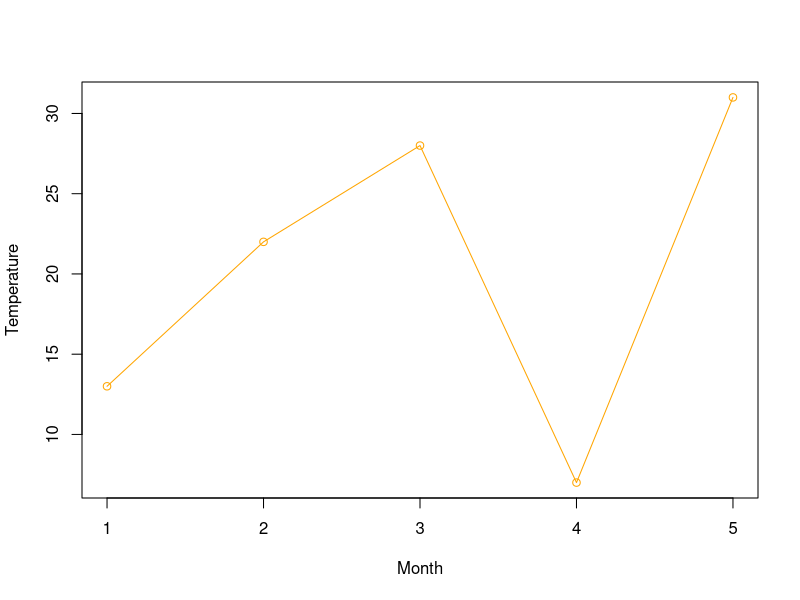

Generate this figure with R:
v <- c(13,22,28,7,31)  
# Giving a name to the chart file.  
png(file = "line_graph_feature.jpg")  
# Plotting the bar chart.   
plot(v,type = "o",col="orange",xlab="Month",ylab="Temperature")  
# Saving the file.  
dev.off()  